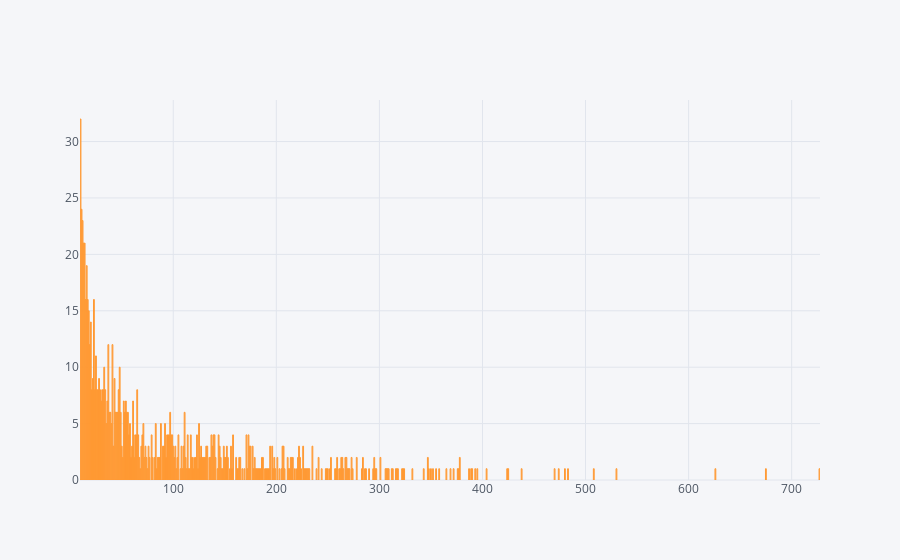

Write notebook code for a chart like this one.
### Code cell
tmp = data_df.groupby('user_id').count()
tmp = tmp.rename(columns={'film_id' : 'film_count'})
tmp.groupby('film_count').size().iplot(kind='bar')
#tmp.describe()

### Figure 1 — Plotly figure (JSON) as saved in the notebook; plotly's stock layout.template omitted (floating-point values rounded to 4 significant figures; data arrays with more than 128 entries replaced by an {"elided": "..."} marker saying what was removed)
{"data": [{"marker": {"color": "rgba(255, 153, 51, 0.6)", "line": {"color": "rgba(255, 153, 51, 1.0)", "width": 1}}, "name": "None", "orientation": "v", "text": "", "type": "bar", "x": {"elided": "279 int values"}, "y": {"elided": "279 int values"}}], "layout": {"legend": {"bgcolor": "#F5F6F9", "font": {"color": "#4D5663"}}, "paper_bgcolor": "#F5F6F9", "plot_bgcolor": "#F5F6F9", "titlefont": {"color": "#4D5663"}, "xaxis1": {"gridcolor": "#E1E5ED", "showgrid": true, "tickfont": {"color": "#4D5663"}, "title": "", "titlefont": {"color": "#4D5663"}, "zerolinecolor": "#E1E5ED"}, "yaxis1": {"gridcolor": "#E1E5ED", "showgrid": true, "tickfont": {"color": "#4D5663"}, "title": "", "titlefont": {"color": "#4D5663"}, "zerolinecolor": "#E1E5ED"}}}
